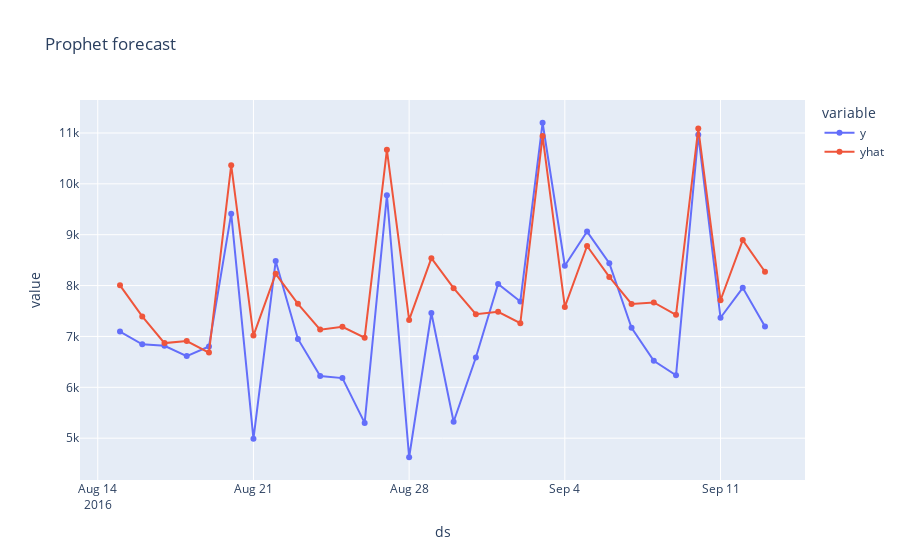

Notebook code cell kept with this figure:
### Markdown cell above
## __Forecast for 30 days ahead__

### Code cell
model.evaluate(test[:30], forecast[:30])
